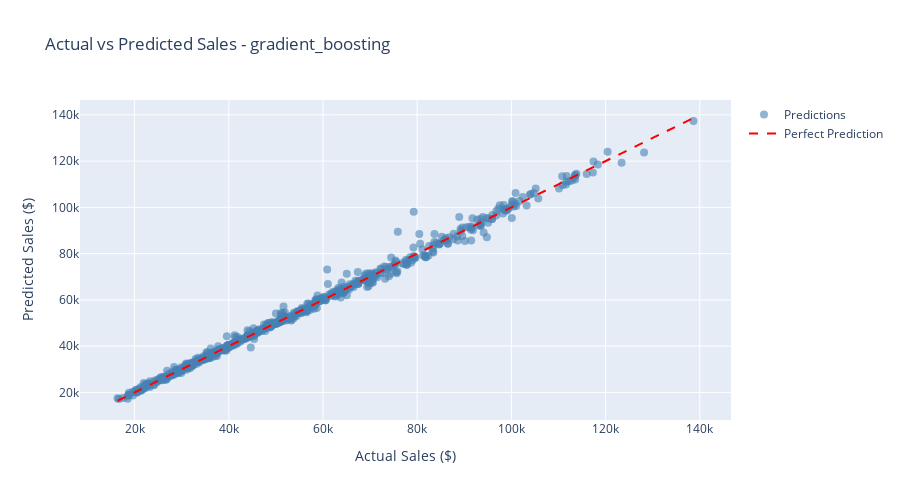

The cell this chart's notebook holds for it:
### Code cell
# Actual vs Predicted visualization
fig = go.Figure()

# Scatter plot
fig.add_trace(go.Scatter(
    x=y_val,
    y=val_predictions,
    mode='markers',
    name='Predictions',
    marker=dict(size=8, opacity=0.6, color='steelblue')
))

# Perfect prediction line
min_val = min(y_val.min(), val_predictions.min())
max_val = max(y_val.max(), val_predictions.max())
fig.add_trace(go.Scatter(
    x=[min_val, max_val],
    y=[min_val, max_val],
    mode='lines',
    name='Perfect Prediction',
    line=dict(color='red', dash='dash', width=2)
))

fig.update_layout(
    title=f'Actual vs Predicted Sales - {best_model_name}',
    xaxis_title='Actual Sales ($)',
    yaxis_title='Predicted Sales ($)',
    height=500
)

fig.show()

print(f"\n✅ R² Score: {best_results['val_metrics']['R2']:.3f}")

### Figure 1 — Plotly figure (JSON) as saved in the notebook; plotly's stock layout.template omitted (floating-point values rounded to 4 significant figures; data arrays with more than 128 entries replaced by an {"elided": "..."} marker saying what was removed)
{"data": [{"marker": {"color": "steelblue", "opacity": 0.6, "size": 8}, "mode": "markers", "name": "Predictions", "type": "scatter", "x": {"elided": "689 float values"}, "y": {"elided": "689 float values"}}, {"line": {"color": "red", "dash": "dash", "width": 2}, "mode": "lines", "name": "Perfect Prediction", "type": "scatter", "x": [16390.0, 138700.0], "y": [16390.0, 138700.0]}], "layout": {"height": 500, "title": {"text": "Actual vs Predicted Sales - gradient_boosting"}, "xaxis": {"title": {"text": "Actual Sales ($)"}}, "yaxis": {"title": {"text": "Predicted Sales ($)"}}}}
